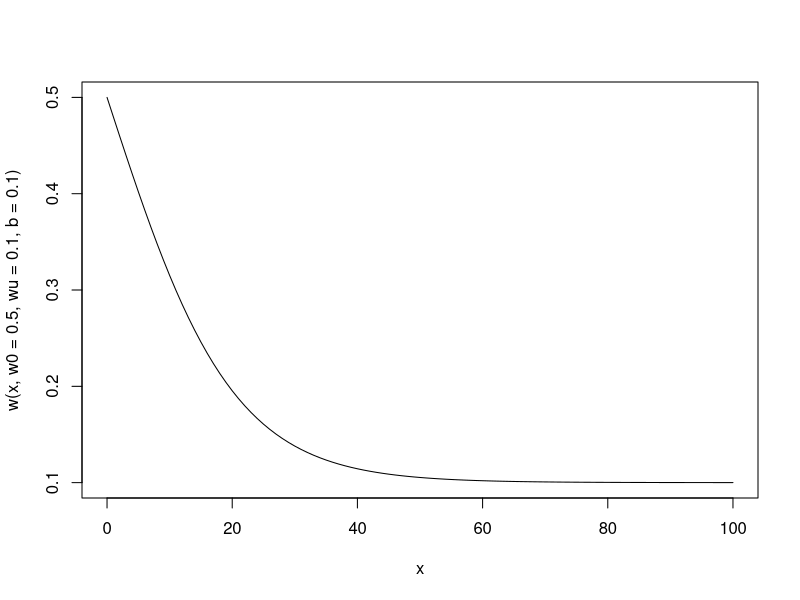
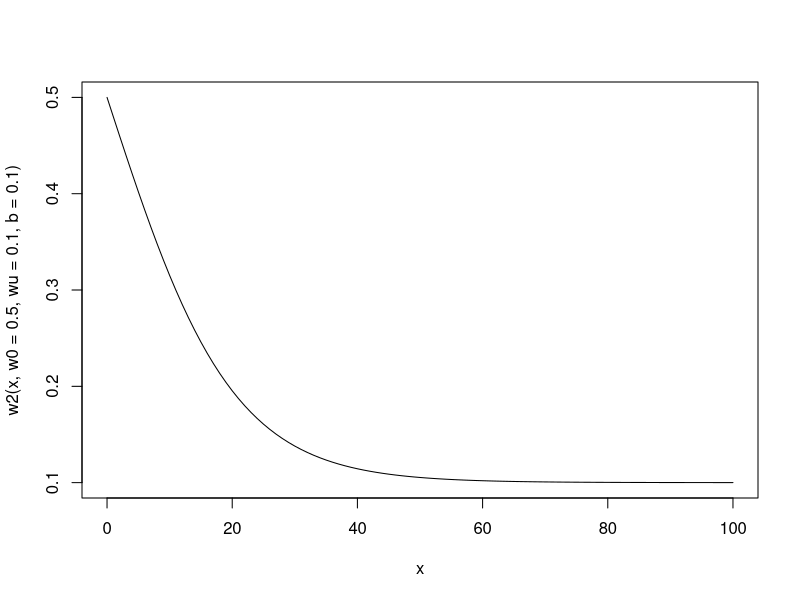
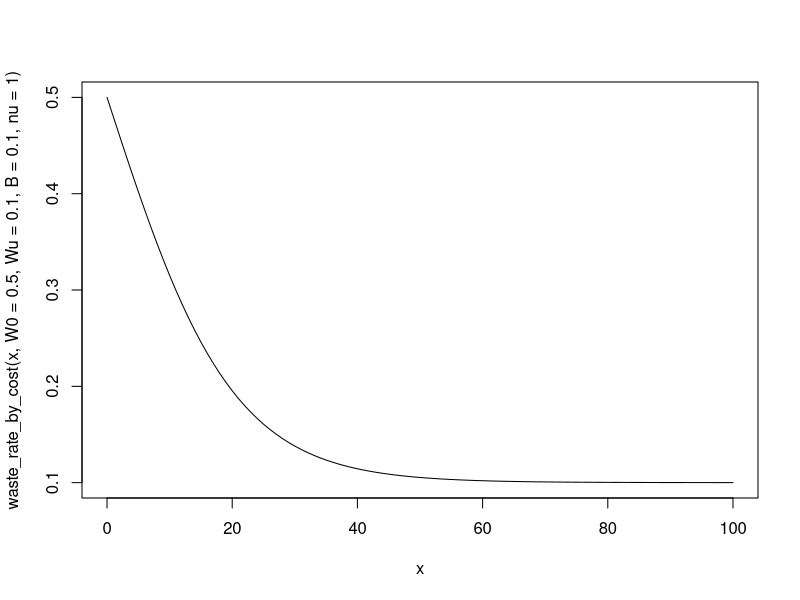
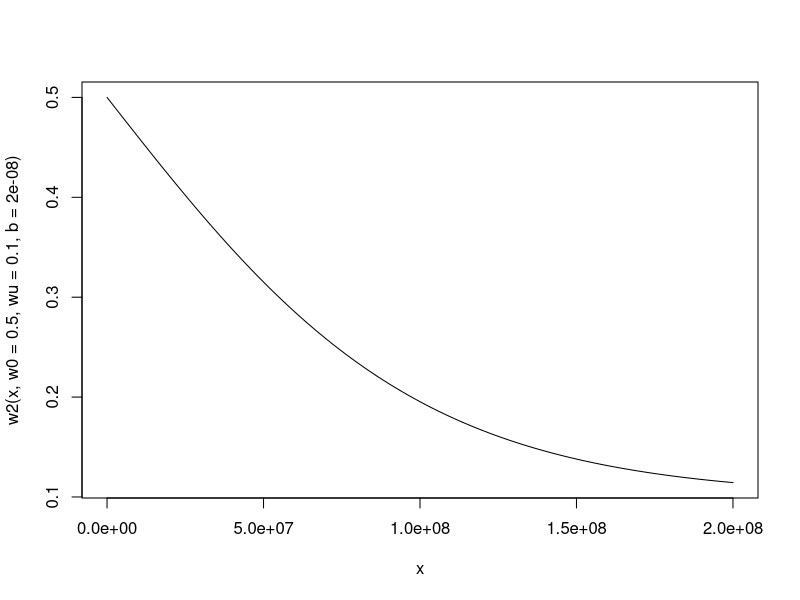

Here is the R script that generated these plots, in order:
w <- function(x, w0, wu, b) {
  2*w0 - wu + (2*wu - 2*w0)/(1 + exp(-b*x))
}

curve(w(x, w0=0.5, wu=0.1, b=0.1), from = 0, to = 100)

w2 <- function(x, w0, wu, b) {
  2*(w0-wu)/(exp(b*x) + 1) + wu
}

curve(w2(x, w0=0.5, wu=0.1, b=0.1), from = 0, to = 100)

waste_rate_by_cost <- function(x, W0, Wu, B, nu) {
  # If nu = 1, this becomes the exponential curve
  A <- (W0 - (2 ^ (-1/nu)) * Wu) / (1 - 2 ^ (-1/nu))
  pmin(W0, A + (Wu - A)/((1 + exp(-B*x))^(1/nu)))
}

curve(waste_rate_by_cost(x, W0 = 0.5, Wu = 0.1, B= 0.1, nu = 1), from=0, to=100)

demand_change_fn <- function(W0, r, p) p * ((1 - W0) / (1 - (1 - r) * W0) - 1) + 1
1-demand_change_fn(0.5, 0.8, 1e-3)

curve(w2(x, w0=0.5, wu=0.1, b=2e-8), from = 0, to = 2e8)
